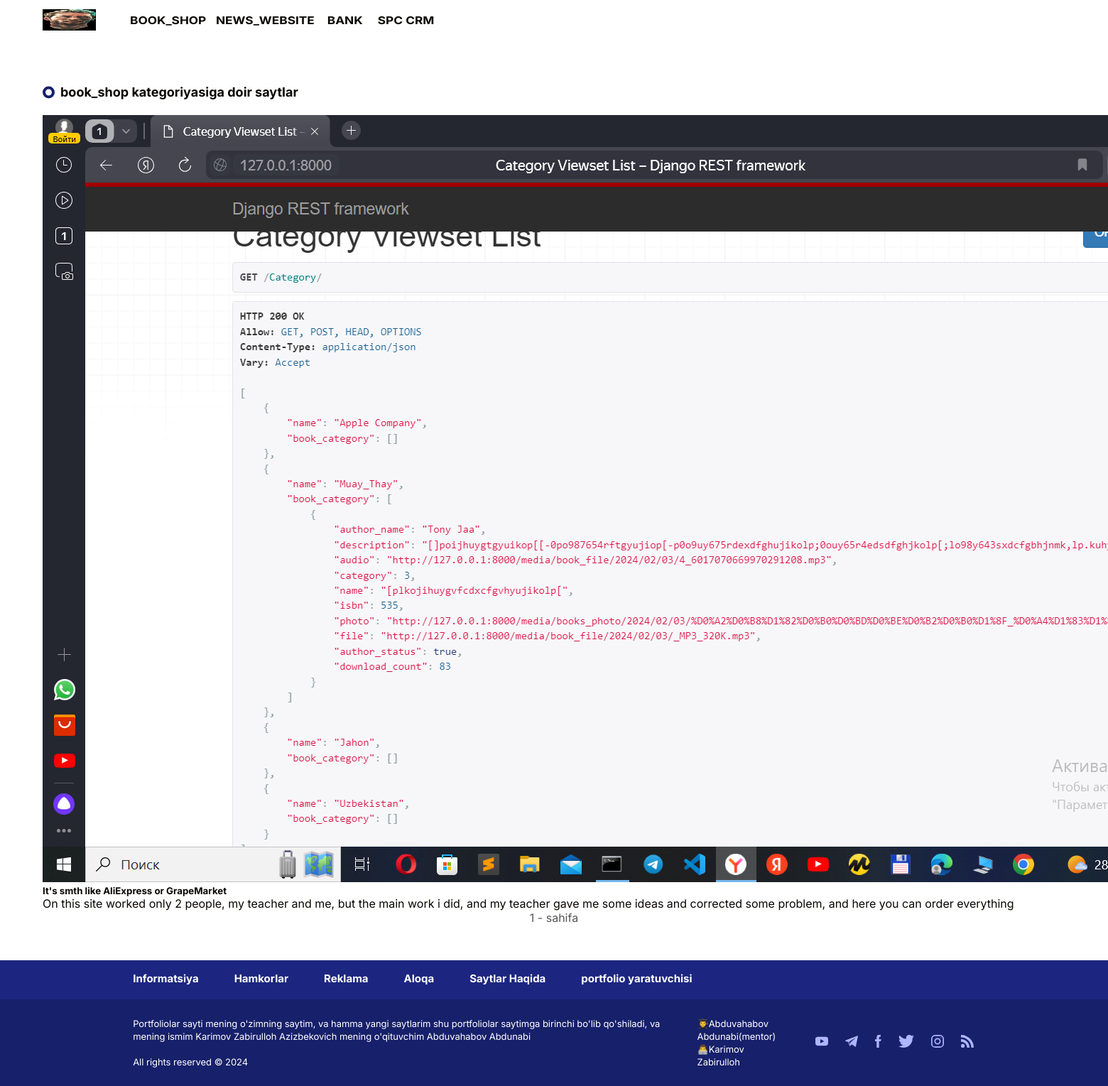
/category/6/, run on the app's committed database.
### portfol/models.py (models this page shows, shortened)
class Category(models.Model):
    name = models.CharField(max_length=50)
    status = models.CharField(max_length=20, choices=STATUS)
    created_at = models.DateTimeField(auto_now_add=True)
    updated_at = models.DateTimeField(auto_now=True)
    class  Meta:
        verbose_name = 'Kategoriya'
        verbose_name_plural = 'Kategoriyalar'
        ordering = ('-created_at','status')
    def __str__(self) -> str:
        return self.name
    def get_absolute_url(self):
        return reverse('article:category_list', args=[self.id,])

class Site(models.Model):
    category = models.ForeignKey(Category, on_delete=models.CASCADE, related_name='post_category', verbose_name="Kategoriya")
    title = models.CharField(max_length=120, verbose_name="info")
    subtitle = models.CharField(max_length=250, verbose_name="Kichik info")
    body = models.TextField(verbose_name="opisaniyasi")
    video = models.FileField(upload_to='post_videos/%Y/%m/%d/', blank=True, null=True, verbose_name="video")
    photo = models.ImageField(upload_to='post_photo/%Y/%m/%d/', blank=True, null=True, verbose_name="photo")
    see = models.PositiveIntegerField(default=100000, verbose_name="👀")
    status = models.CharField(max_length=20, choices=STATUS)
    created_at = models.DateTimeField(auto_now_add=True)
    updated_at = models.DateTimeField(auto_now=True)
    class Meta:
        verbose_name = "Sayt"
        verbose_name_plural = "Saytlar"
        ordering = ('-created_at',)
    def get_absolute_url(self):
        return reverse('article:detail', args=[self.id,])

### portfol/views.py (the view)
# urls.py: path('category/<int:id>/', category_list, name='category_list'),
def category_list(request, id):
    category_object = get_object_or_404(Category, id=id)
    sites = Site.objects.filter(
        status='active', category=category_object.id)[:12]
    categories = Category.objects.filter(status='active')
    paginator = Paginator(sites, 1)
    page = request.GET.get('page')
    try:
        sites = paginator.page(page)
    except PageNotAnInteger:
        sites = paginator.page(1)
    except EmptyPage:
        sites = paginator.page(paginator.num_pages)
    context = {
        'category_object': category_object,
        'sites': sites,
        'categories': categories
    }
    return render(request, 'portfol/category_list.html', context)

### templates/portfol/category_list.html
{% extends 'base.html' %}
{% load static %}
{% block content %}
<main>
    <section class="lower-part">
        <div class="saytlar-news">
            <a class="aylana-label" href="#"><span>{{ category_object }} kategoriyasiga doir saytlar</span></a>
            <div class="saytlar-container">
                {% for site in sites %}
                <a href="{{ site.get_absolute_url }}">
                    <img src="{{ site.photo.url }}" alt="">
                    <div class="saytlar">
                        <h5>{{ site.title }}</h5>
                        <p>{{ site.body|slice:"350" }}</p>
                    </div>
                </a>
                {% endfor %}
            </div>
            <div class="paginator">
                {% include "paginator.html" with page=sites %}
            </div>
        </div>
    </section>
</main>
{% endblock content %}

### templates/base.html (shortened to what this page needs)
{% load static %}
<!DOCTYPE html>
<html>
<head>
    <link rel="stylesheet" href="{% static 'css/style.css' %}">
    <link rel="stylesheet" href="https://unpkg.com/flickity@2/dist/flickity.min.css">
    <link rel="stylesheet" href="{% static 'css/carousel.css' %}">
    <link rel="stylesheet" href="{% static 'css/top-button.css' %}">
</head>
<body>
    <main>
        <header>
            <nav>
                <div>
                    <a class="nav__logo" href="{% url 'article:list' %}"><img
                        src="{% static 'images/photo_2024-05-28_19-15-30.jpg' %}" alt="portfolio logo"></a>
                    <ul class="nav__ul">
                        {% for category in categories %}
                        <li><a href="{{ category.get_absolute_url }}">{{ category }}</a></li>
                        {% endfor %}
                    </ul>
                </div>
            </nav>
            <nav>
            </nav>
        </header>
    </main>
    {% block content %}
    {% endblock content %}
    <footer>
        <div class="footer-menu">
            <ul>
                <li><a href="">Informatsiya</a></li>
                <li><a href="">Hamkorlar</a></li>
                <li><a href="">Reklama</a></li>
                <li><a href="">Aloqa</a></li>
                <li><a href="">Saytlar Haqida</a></li>
                <li><a href="">portfolio yaratuvchisi</a></li>
            </ul>
        </div>
        <div class="footer-bottom">
            <div class="footer-text">
                <div class="footer-text_1">
                    Portfoliolar sayti mening o'zimning saytim, va hamma yangi saytlarim
                    shu portfoliolar saytimga birinchi bo'lib qo'shiladi, va mening ismim
                    Karimov Zabirulloh Azizbekovich mening o'qituvchim Abduvahabov Abdunabi
                    <br><br>All rights reserved © 2024
                </div>
                <div class="footer-text_2">
                    <ul>
                        <li>👨‍🎓Abduvahabov Abdunabi(mentor)</li>
                        <li>👨‍💻Karimov Zabirulloh</li>
                    </ul>
                </div>
            </div>
            <ul class="social-items">
                <li><a href=""><img src="{% static 'css/icons/social-youtube.svg' %}" alt=""></a></li>
                <li><a href="https://t.me/UlugbekKhatamjonov"><img src="{% static 'css/icons/social-telegram.svg' %}"
                            alt=""></a></li>
                <li><a href=""><img src="{% static 'css/icons/social-facebook.svg' %}" alt=""></a></li>
                <li><a href=""><img src="{% static 'css/icons/social-twitter.svg' %}" alt=""></a></li>
                <li><a href=""><img src="{% static 'css/icons/social-instagram.svg' %}" alt=""></a></li>
                <li><a class="t" href=""><img src="{% static 'css/icons/social-rss.svg' %}" alt=""></a></li>
            </ul>
        </div>
    </footer>
</body>
</html>

### static/css/style.css (style rules this page uses)
* { margin: 0; padding: 0; box-sizing: border-box; font-family: 'Inter'; }
:root { --black: #0A0603; --blue1: #17206A; --blue2: #5149E4; --grey1:#585858; --grey2:#EFF2F8; --grey3:#F9FAFF; }
main { width: 1440px; margin: auto; }
body { overflow-y:auto; }
a { text-decoration: none; color: var(--black); transition: color .2s ease-out; }
ul { list-style-type: none; }
header { display: block; padding-bottom: 13px ; }
nav { width: inherit; padding-top: 13px ; justify-content: space-between; }
header>nav, header>nav>div, .nav__ul { display: flex; }
.nav__logo>img { width: 75px; height: 30px; margin-right: 30px; display: flex; align-items: center; }
.nav__logo+ul>li { padding: 0px 15px; }
.nav__ul { margin-left: 10px; list-style-type: none; }
.nav__ul>li { display: flex; align-items: center; padding: 0px 5px; font-size: 15px; text-transform: uppercase; font-weight: 700; line-height: 19px; transform: scaleX(1.15); }
main { display: block; }
.aylana-label { display: flex; justify-content: space-between; margin-bottom: 22px; }
.aylana-label>span { font-size: 18px; font-weight: bold; position: relative; display: block; padding-left: 25px; color: var(--black); }
.aylana-label>span::before { display: block; width: 9px; height: 9px; content: ""; position: absolute; left: 0; top: 50%; border-radius: 50%; -webkit-transform: translateY(-50%); -ms-transform: translateY(-50%); transform: translateY(-50%); background: transparent; border: 4px solid var(--blue1); background-color: var(--grey3); }
.lower-part { margin-top: 50px; width: 100%; }
footer { margin-top: 50px; }
.footer-menu { display: flex; align-items: center; justify-content: space-between; padding: 0 12%; background-color: #1C2680; }
.footer-menu>ul { padding: 15px 0 20px; display: flex; }
.footer-menu>ul li { margin-right: 50px; transition: color .2s ease-in-out; }
.footer-menu>ul a { color: #fff; font-size: 15px; font-weight: bold; }
.footer-bottom { display: flex; align-items: center; justify-content: space-between; background-color: #17206a; padding: 25px 12%; }
.footer-text { color: #fff; font-size: 13px; letter-spacing: -0.05px; max-width: 1000px; line-height: 18px; padding-right: 30px; display: flex; }
.footer-text_1 { display: flex; flex-direction: column; padding-right: 40px; }
.social-items { display: flex; align-items: center; width: 20% ; }
.social-items li { margin: 12px; transition: transform .15s ease-in-out; }
.social-items img { height: 18px; }

### static/css/paginator.css (style rules this page uses)
.paginator { display: flex; align-items: center; justify-content: center; width: 100%; user-select: none; }

### data on the page
Category: name "BOOK_SHOP", name "book_shop"
Category: name "NEWS_WEBSITE"
Category: name "BANK"
Category: name "SPC CRM"
Site: photo (picture), title "It's smth like AliExpress or GrapeMarket", body "On this site worked only 2 people, my teacher and me, but the main work i did, and my teacher gave me some ideas and corrected some problem, and here you can order everything"

### other printed values
{{ page.number }} "1"
